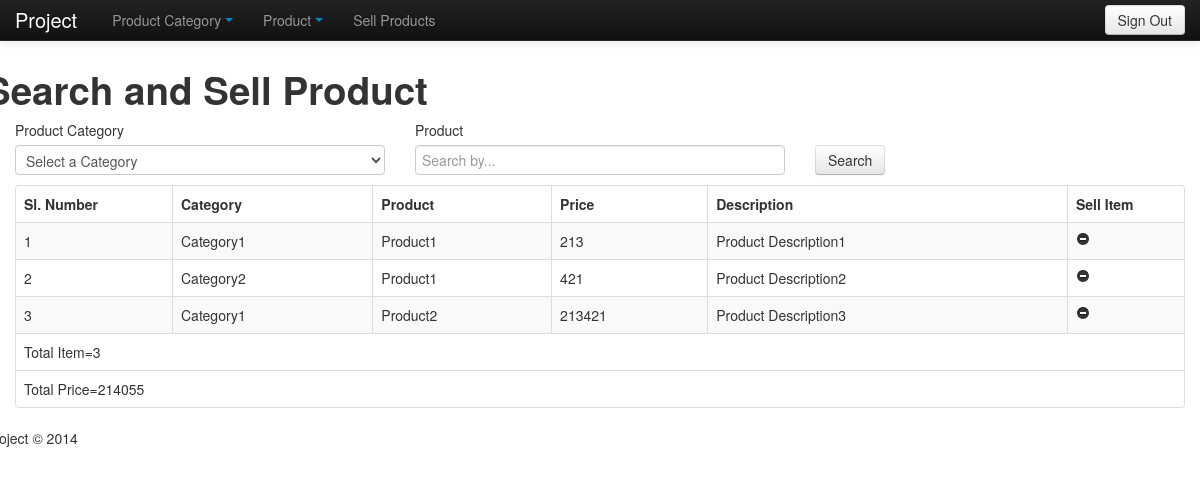
The app's page /sell_product.php (signed in) with its own data.
### tables this page shows
CREATE TABLE IF NOT EXISTS `product` (
  `prod_id` int(11) NOT NULL AUTO_INCREMENT,
  `cat_id` int(11) NOT NULL,
  `prod_title` varchar(300) NOT NULL,
  `price` varchar(300) NOT NULL,
  `description` text NOT NULL,
  `sold` int(11) NOT NULL,
  PRIMARY KEY (`prod_id`)
);

CREATE TABLE IF NOT EXISTS `category` (
  `cat_id` int(11) NOT NULL AUTO_INCREMENT,
  `cat_title` varchar(300) NOT NULL,
  PRIMARY KEY (`cat_id`)
);

### sell_product.php (the view, shortened to what this page needs)
<?php
if(empty($_SESSION['username123']))
{
  header("Location: index.php");
}
else
{
?>
<!DOCTYPE html>
<html lang="en">
  <head>
    <link href="css/bootstrap.css" rel="stylesheet">
    <link href="css/bootstrap-responsive.css" rel="stylesheet">
    <link rel="stylesheet" type="text/css" media="screen" href="css/bootstrap-datetimepicker.min.css" />
</head>
  <body>
    <div class="navbar navbar-inverse navbar-fixed-top">
      <div class="navbar-inner">
        <div class="container">
          <a class="brand" href="dashboard.php">Project</a>
          <?php include('menu.php');?>
        </div>
      </div>
    </div>
    <div class="container">
     <div class="row">
        <h1>Search and Sell Product</h1>
         <form action="" method="post">
        <div class="span4">
          <label>Product Category</label>
            <div class="input-group">
            <select class="form-control span4" name="category" id="source">
              <option value="">Select a Category</option>
                </select>
            </div>
        </div>
         <div class="span4">
            <label>Product</label>
            <div class="input-group">
                <input type="text" class="span4" name="product" placeholder="Search by...">
                </div>
        </div>
        <div class="span4">
          <div class="input-group" style="margin-top:25px;">
           <button type="submit" class="btn" name="save">Search</button>
         </div>
        </div>
       </form>
     </div>
      <div class="row">
                <form action="" method="post">
        <div class="span12">
            <table class="table table-bordered table-striped">
              <thead><tr><th width="140">Sl. Number</th><th>Category</th><th>Product</th><th>Price</th><th>Description</th><th width="100">Sell Item</th><tr>
                </thead>
                <tbody>
                <?php
                if(isset($_POST['save'])=='Search')
                {
                     include("database.php");
                      $search_category=$_POST['category'];
                      $search_product=$_POST['product'];
                      $query = "select * from  product where
                      case when cat_id like '$search_category%' then 1 else 0 end+
                      case when sold like '0' then 1 else 0 end+
                      case when prod_title like '$search_product%' then 1 else 0 end>=3";
                      $res_port = mysql_query($query);
                      if ($res_port) {
                          $c=1;
                           $totalprice=0;
                         while ($row_port = mysql_fetch_array($res_port)) {
                          $prod_title=$row_port['prod_title'];
                          $price=$row_port['price'];
                          $description=$row_port['description'];
                          $prod_id=$row_port['prod_id'];
                          $cat_id=$row_port['cat_id'];
                          $query1=mysql_query("select * from category where cat_id='$cat_id'");
                          $result1=mysql_fetch_array($query1);
                          $cat_title=$result1['cat_title'];
                          echo '<tr >';
                          echo '<td >'. $c . '</td>';
                          echo '<td class=" ">'. $cat_title. '</td>';
                          echo '<td class=" ">'. $prod_title. '</td>';
                          echo '<td class=" ">'. $price. '</td>';
                          echo '<td class=" ">'. $description. '</td>';
                          echo '<td class=" ">
                          <a href="sold_prod.php?id='.$prod_id.'"><i class="icon-minus-sign"></i></a></td>';
                          echo '</tr>';
                          $c++;
                          $totalprice=$totalprice+$price;
                           }
                         }
                          ?>
                        </tbody>
                   <tfoot><?php
                   echo "<tr><td colspan='6'>Total Item=".--$c."</td></tr>";
                   echo "<tr><td colspan='6'>Total Price=".$totalprice."</td></tr>";
                   ?>
                 </tfoot>
                 <?php
                }
                else
                {
                $query = "select * from  product where sold='0'";
                $res_port = mysql_query($query);
                if ($res_port) {
                    $c=1;
                    $totalprice=0;
                   while ($row_port = mysql_fetch_array($res_port)) {
                    $prod_title=$row_port['prod_title'];
                    $price=$row_port['price'];
                    $description=$row_port['description'];
                    $prod_id=$row_port['prod_id'];
                    $cat_id=$row_port['cat_id'];
                    $query1=mysql_query("select * from category where cat_id='$cat_id'");
                    $result1=mysql_fetch_array($query1);
                    $cat_title=$result1['cat_title'];
                    echo '<tr >';
                    echo '<td >'. $c . '</td>';
                    echo '<td class=" ">'. $cat_title. '</td>';
                    echo '<td class=" ">'. $prod_title. '</td>';
                    echo '<td class=" ">'. $price. '</td>';
                    echo '<td class=" ">'. $description. '</td>';
                    echo '<td class=" ">
                    <a href="sold_prod.php?id='.$prod_id.'"><i class="icon-minus-sign"></i></a></td>';
                    echo '</tr>';
                    $c++;
                     $totalprice=$totalprice+$price;
                     }
                   }
                   ?>
                 </tbody>
                   <tfoot><?php
                   echo "<tr><td colspan='6'>Total Item=".--$c."</td></tr>";
                   echo "<tr><td colspan='6'>Total Price=".$totalprice."</td></tr>";
                   ?>
                 </tfoot>
                 <?php
                }
                ?>
            </table>
         </form>
      </div>
      <?php include('footer.php');?>
    </div>
  </body>
</html>
<?php
}
?>

### sell_product.php (style rules this page uses)
body { padding-top: 60px; padding-bottom: 40px; }

### records on screen
product: cat.cat_title "Category1", prod_title "Product1", price "213", description "Product Description1"
product: cat.cat_title "Category2", prod_title "Product1", price "421", description "Product Description2"
product: cat.cat_title "Category1", prod_title "Product2", price "213421", description "Product Description3"

### other values on screen
$totalprice "214055"
